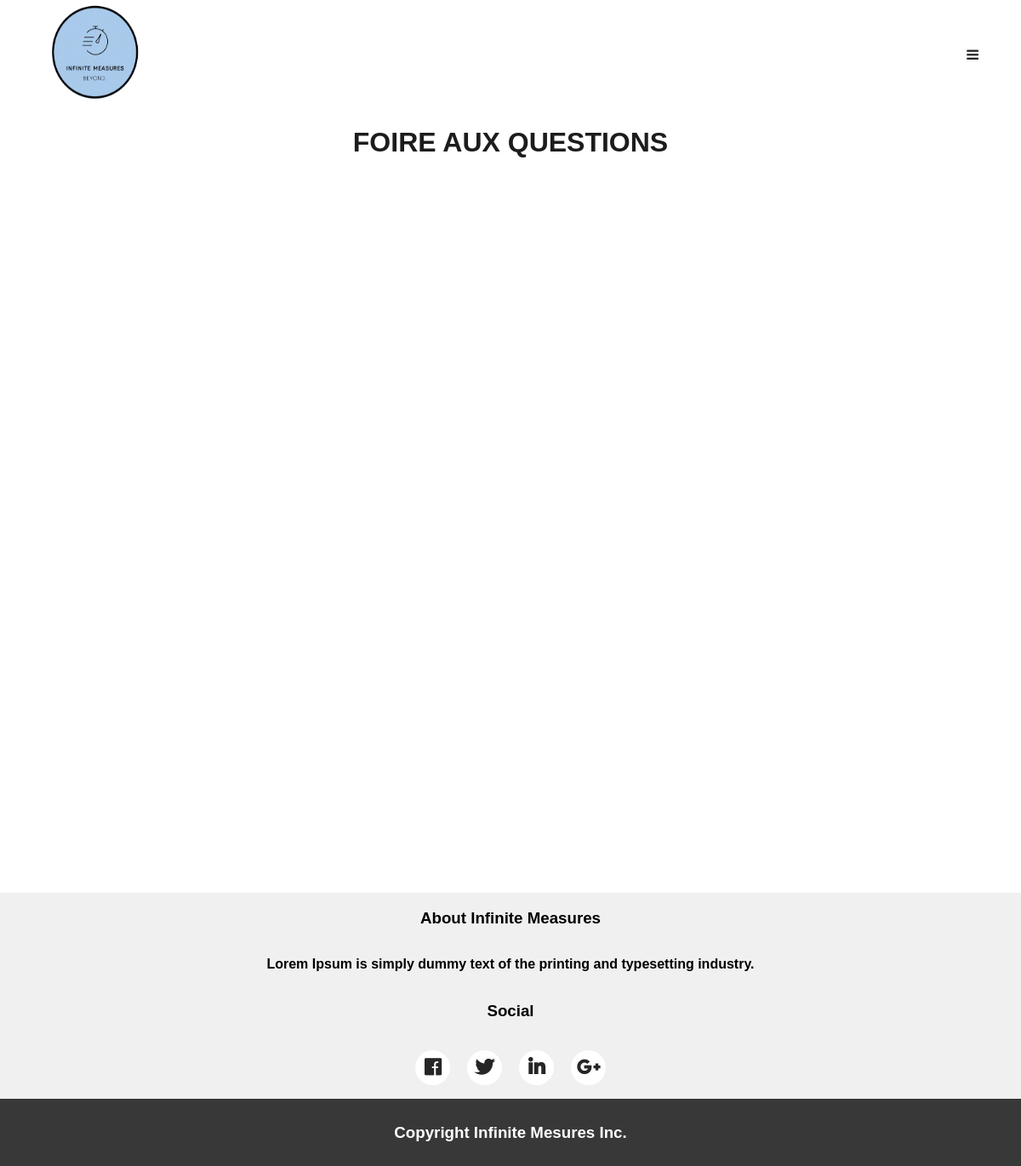
Page /FAQ.php on the earlier database version.
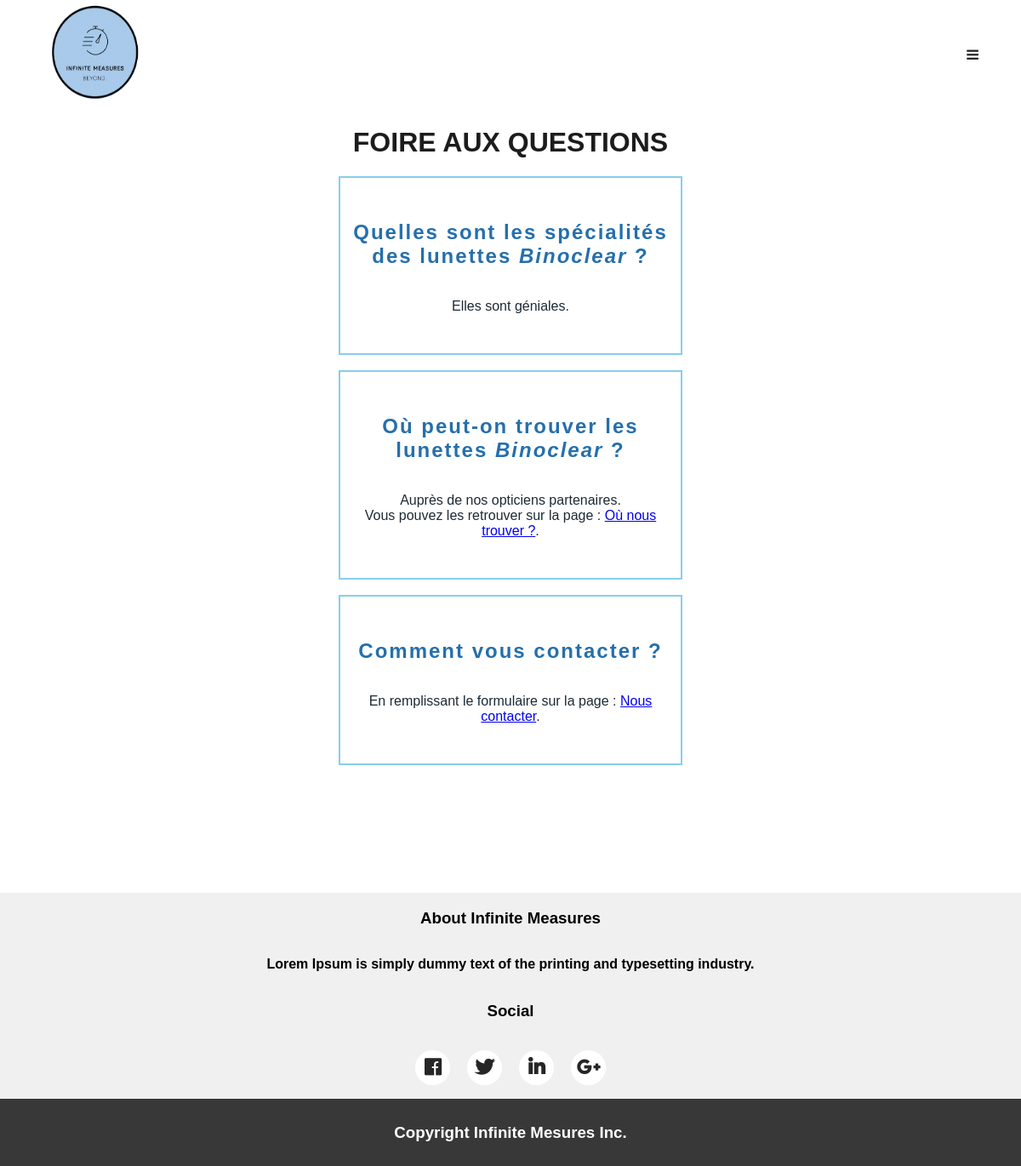
Same page on the later database version.
### tables this page shows
CREATE TABLE `faq` (
  `idquestion` int(11) NOT NULL,
  `question` text NOT NULL,
  `answer` text DEFAULT NULL
);

### FAQ.php (the view, shortened to what this page needs)
<?php
    include 'includes/header.inc.php';
?>
<main>
<h1 class="company-description-title" align="center">FOIRE AUX QUESTIONS</h1>
<?php
$conn=OpenCon();
$query='SELECT * FROM faq';
$req = mysqli_query($conn, $query);
foreach ($req as $data){
    $question=$data['question'];
    $answer=$data['answer'];
?>
            <div class="white-box">
                <div class="question-box">
                <h2><?php echo "$question"?></h2>
                <p><?php echo "$answer"?></p>
                </div>
            </div>
<?php
}
?>
</main>
<?php
    include 'includes/footer.inc.php';
?>
</body>
</html>

### includes/header.inc.php (shortened to what this page needs)
<?php
if ( ! isset($_SESSION["email"]) || empty($_SESSION["email"]) ){ ?>
<!DOCTYPE html>
<html lang="en">
<head>
	<link rel="stylesheet" href="assets/style.css">
    <link rel="stylesheet" href="https://use.fontawesome.com/releases/v5.6.3/css/all.css">
    <link rel="stylesheet" href="https://cdnjs.cloudflare.com/ajax/libs/font-awesome/4.7.0/css/font-awesome.min.css">
</head>
<body>
   <header class="mobile-header">
    <div class="title">
        <img class="logo" src="assets/images/Infinite_measures.gif" width="125px" height="125px" alt="logo">
    </div>
    <a href="#" class="icon" onclick="myFunction()">
        <i class="fa fa-navicon"></i>
    </a>
</header>
<?php }

### includes/footer.inc.php
<footer>
    <div class=" section top-footer">
        <div class="column1">
            <h3>About Infinite Measures</h3>
            <p align="center">Lorem Ipsum is simply dummy text of the printing and typesetting industry. </p>
        </div>
        <div class="column2">
            <h3>Social</h3>
            <ul class="social-links">
                <li class="social-link">
                  <a href="#">
                    <i class="fab fa-facebook-f icon"></i>    </a>
                </li >
                <li class="social-link">
                  <a href="#"><i class="fab fa-twitter icon"></i></a>
                </li>
                <li class="social-link">
                  <a href="#"><i class="fab fa-linkedin-in icon"></i></a>
                </li>
                <li class="social-link">
                  <a href="#"><i class="fab fa-google-plus-g icon"></i></a></li>
              </ul>
        </div>
    </div>
    <div class="bottom-footer">
        <div class="text-footer">
            <h3>Copyright Infinite Mesures Inc.</h3>
        </div>
    </div>
   </footer>

### assets/style.css (style rules this page uses)
html { scroll-behavior: smooth; }
body { margin: 0; padding: 0; box-sizing: border-box; font-family: 'Trebuchet MS', 'Lucida Sans Unicode', 'Lucida Grande', 'Lucida Sans', Arial, sans-serif; min-height: 100vh; position: relative; }
main { min-height: 100vh; }
header { list-style: none; overflow: hidden; background-color: white; display: flex; margin: 0; padding: 0 50px; justify-content: space-between; align-items: center; top: 0; }
li a { display: block; text-decoration: none; color: grey; align-content: center; font-size: 20px; }
.social-links { padding: 0; }
.social-link { list-style: none; display:table-cell; }
.social-link a { width: 60px; height: 60px; background-color: #fff; text-align: center; line-height: 60px; font-size: 35px; margin: 0 10px; display: block; border-radius: 50%; position: relative; overflow: hidden; border: 3px solid #fff; z-index: 1; }
.icon { position: relative; color: #262626; transition: .5s; z-index: 3; }
.social-link a:before { content: ""; position: absolute; top: 100%; left: 0; width: 100%; height: 100%; background: #f00; transition: .5s; z-index: 2; }
.social-link:nth-child(1) a:before { background: #3b5999; }
.social-link:nth-child(2) a:before { background: #55acee; }
.social-link:nth-child(3) a:before { background: #0077b5; }
.social-link:nth-child(4) a:before { background: #dd4b39; }
.top-footer { background-color: rgb(240, 240, 240); display: flex; flex-direction: column; flex-wrap: wrap; justify-content: center ; align-items: center; min-width: 100%; }
.column1, .column2 { width: 50%; display: flex; justify-content: center; align-items: center; flex-direction: column; }
.column1 h3 { text-align: center; }
.bottom-footer { background-color: #383838; text-align: center; padding: 10px; }
footer { position:relative; font-weight: bold; width: 100%; }
.text-footer h3 { color: #fff; }
.mobile-header { display: none; }
.mobile-header a { position: relative; }
.question-box { width: 33.33%; border: 2px solid skyblue ; display: flex; justify-content: center; align-items: center; flex-direction: column; padding: 30px 0; }
.question-box h2 { color: rgb(37, 111, 172); text-align: center; letter-spacing: 2px; }
.question-box p { text-align: center; padding-left: 10px; padding-right: 10px; color: #1d2a35; }
.white-box { display: flex; align-items: center; justify-content: center; flex-direction: row; gap: 30px; }
.company-description-title { margin-top: 20px; }
.section { margin-top: 100px; }
.company-description-title { color: #1c1c1c; }
@media only screen and (max-width: 1204px) { .mobile-header { display: flex; } }
@media only screen and (max-width: 1204px) { .social-link a { width: 35px; height: 35px; line-height: 35px; font-size: 22px; } }

Differences in the rows shown:
added faq: question "Quelles sont les spécialités des lunettes Binoclear ?", answer "Elles sont géniales."
added faq: question "Où peut-on trouver les lunettes Binoclear ?", answer "Auprès de nos opticiens partenaires. Vous pouvez les retrouver sur la page : Où nous trouver ? ."
added faq: question "Comment vous contacter ?", answer "En remplissant le formulaire sur la page : Nous contacter ."
